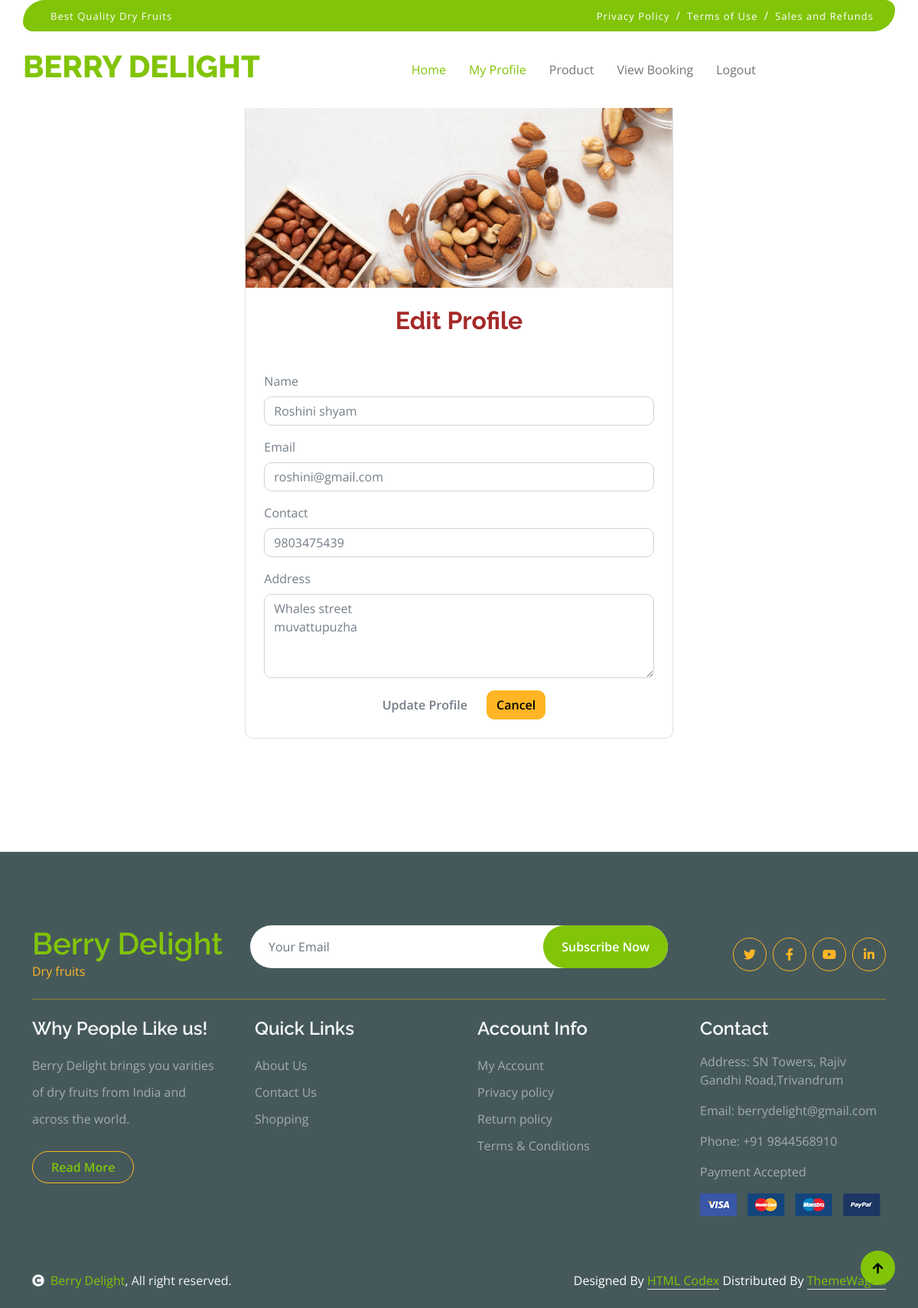
Page /Project/Seller/EditProfile.php (signed in) on the committed database.
### tables this page shows
CREATE TABLE `tbl_seller` (
  `seller_id` int(11) NOT NULL,
  `seller_name` varchar(50) NOT NULL,
  `seller_email` varchar(50) NOT NULL,
  `seller_contact` varchar(50) NOT NULL,
  `seller_address` varchar(50) NOT NULL,
  `seller_photo` varchar(50) NOT NULL,
  `seller_proof` varchar(50) NOT NULL,
  `seller_password` varchar(50) NOT NULL,
  `place_id` int(11) NOT NULL,
  `seller_status` int(11) NOT NULL DEFAULT 0
);

### Project/Seller/EditProfile.php (the view, shortened to what this page needs)
<?php
include("../Assets/Connection/Connection.php");
$sel="select * from tbl_seller where seller_id='".$_SESSION["sid"]."'";
$res=$Con->query($sel);
$data=$res->fetch_assoc();
		?>
 <?php include("Header.php"); ?>
<div class="container">
  <div class="row justify-content-center">
    <div class="col-lg-7 col-md-9">
      <div class="card">
        <img src="../Assets/Templates/Main/img/top.jpg" class="banner" alt="Dry Fruits">
        <div class="card-body p-4">
          <h2 class="text-center mb-4 fw-bold" style="color: brown;">Edit Profile</h2>
          <form id="form1" name="form1" method="post" action="">
            <div class="mb-3">
              <label for="txt_name" class="form-label">Name</label>
              <input type="text" name="txt_name" id="txt_name" minlength="3"
                     title="Name Allows Only Alphabets, Spaces and First Letter Must Be Capital Letter"
                     pattern="^[A-Z]+[a-zA-Z ]*$"
                     class="form-control" required
                     value="<?php echo $data['seller_name']; ?>" />
            </div>
            <div class="mb-3">
              <label for="txt_email" class="form-label">Email</label>
              <input type="email" name="txt_email" id="txt_email" class="form-control"
                     required value="<?php echo $data['seller_email']; ?>" />
            </div>
            <div class="mb-3">
              <label for="txt_contact" class="form-label">Contact</label>
              <input type="text" name="txt_contact" id="txt_contact" class="form-control"
                     pattern="[6-9]{1}[0-9]{9}"
                     title="Phone number with 6-9 and remaining 9 digits with 0-9"
                     required value="<?php echo $data['seller_contact']; ?>" />
            </div>
            <div class="mb-3">
              <label for="txt_address" class="form-label">Address</label>
              <textarea name="txt_address" id="txt_address" rows="4" class="form-control" required><?php echo $data['seller_address']; ?></textarea>
            </div>
            <div class="text-center">
              <input type="submit" name="btn_submit" id="btn_submit" value="Update Profile" class="btn btn-update me-2" />
              <a href="MyProfile.php" class="btn btn-secondary btn-custom">Cancel</a>
            </div>
          </form>
        </div>
      </div>
    </div>
  </div>
</div>
<?php include("Footer.php"); ?>

### Project/Assets/Templates/Main/css/style.css (style rules this page uses)
.btn { font-weight: 600; transition: .5s; }

### rows in the picture
tbl_seller: txt_name "Roshini shyam", txt_email "roshini@gmail.com", txt_contact "9803475439", txt_address "Whales street muvattupuzha"
